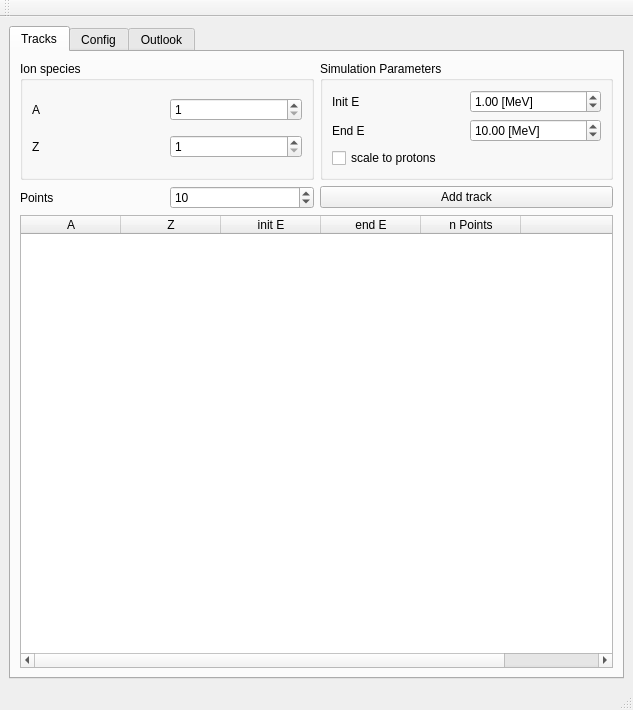
<?xml version="1.0" encoding="UTF-8"?>
<ui version="4.0">
 <class>tpPlugin</class>
 <widget class="QMainWindow" name="tpPlugin">
  <property name="geometry">
   <rect>
    <x>0</x>
    <y>0</y>
    <width>633</width>
    <height>710</height>
   </rect>
  </property>
  <property name="windowTitle">
   <string>Thomson Parabola</string>
  </property>
  <widget class="QWidget" name="centralwidget">
   <layout class="QGridLayout" name="gridLayout_8">
    <item row="0" column="0">
     <widget class="QTabWidget" name="tabWidget">
      <property name="currentIndex">
       <number>0</number>
      </property>
      <widget class="QWidget" name="tab_2">
       <attribute name="title">
        <string>Tracks</string>
       </attribute>
       <layout class="QGridLayout" name="gridLayout_3">
        <item row="0" column="0">
         <widget class="QGroupBox" name="groupBox_6">
          <property name="title">
           <string>Ion species</string>
          </property>
          <layout class="QGridLayout" name="gridLayout_2">
           <item row="0" column="0">
            <layout class="QHBoxLayout" name="horizontalLayout_6">
             <item>
              <widget class="QLabel" name="label_13">
               <property name="text">
                <string>A</string>
               </property>
              </widget>
             </item>
             <item>
              <widget class="QSpinBox" name="A_sb">
               <property name="minimum">
                <number>1</number>
               </property>
               <property name="neutrinoSave" stdset="0">
                <bool>true</bool>
               </property>
              </widget>
             </item>
            </layout>
           </item>
           <item row="1" column="0">
            <layout class="QHBoxLayout" name="horizontalLayout_5">
             <item>
              <widget class="QLabel" name="label_12">
               <property name="text">
                <string>Z</string>
               </property>
              </widget>
             </item>
             <item>
              <widget class="QSpinBox" name="Z_sb">
               <property name="minimum">
                <number>1</number>
               </property>
               <property name="neutrinoSave" stdset="0">
                <bool>true</bool>
               </property>
              </widget>
             </item>
            </layout>
           </item>
          </layout>
         </widget>
        </item>
        <item row="0" column="1">
         <widget class="QGroupBox" name="groupBox">
          <property name="title">
           <string>Simulation Parameters</string>
          </property>
          <layout class="QGridLayout" name="gridLayout">
           <item row="0" column="0">
            <layout class="QHBoxLayout" name="horizontalLayout_2">
             <item>
              <widget class="QLabel" name="label_2">
               <property name="text">
                <string>Init E</string>
               </property>
              </widget>
             </item>
             <item>
              <widget class="QDoubleSpinBox" name="initE_sb">
               <property name="minimumSize">
                <size>
                 <width>100</width>
                 <height>0</height>
                </size>
               </property>
               <property name="suffix">
                <string> [MeV]</string>
               </property>
               <property name="value">
                <double>1.000000000000000</double>
               </property>
               <property name="neutrinoSave" stdset="0">
                <bool>true</bool>
               </property>
              </widget>
             </item>
            </layout>
           </item>
           <item row="1" column="0">
            <layout class="QHBoxLayout" name="horizontalLayout">
             <item>
              <widget class="QLabel" name="label_3">
               <property name="text">
                <string>End E</string>
               </property>
              </widget>
             </item>
             <item>
              <widget class="QDoubleSpinBox" name="endE_sb">
               <property name="minimumSize">
                <size>
                 <width>100</width>
                 <height>0</height>
                </size>
               </property>
               <property name="suffix">
                <string> [MeV]</string>
               </property>
               <property name="value">
                <double>10.000000000000000</double>
               </property>
               <property name="neutrinoSave" stdset="0">
                <bool>true</bool>
               </property>
              </widget>
             </item>
            </layout>
           </item>
           <item row="2" column="0">
            <widget class="QCheckBox" name="escale_cb">
             <property name="text">
              <string>scale to protons</string>
             </property>
            </widget>
           </item>
          </layout>
         </widget>
        </item>
        <item row="1" column="0">
         <layout class="QHBoxLayout" name="horizontalLayout_3">
          <item>
           <widget class="QLabel" name="label">
            <property name="text">
             <string>Points</string>
            </property>
           </widget>
          </item>
          <item>
           <widget class="QSpinBox" name="points_sb">
            <property name="minimumSize">
             <size>
              <width>75</width>
              <height>0</height>
             </size>
            </property>
            <property name="value">
             <number>10</number>
            </property>
            <property name="neutrinoSave" stdset="0">
             <bool>true</bool>
            </property>
           </widget>
          </item>
         </layout>
        </item>
        <item row="1" column="1">
         <widget class="QPushButton" name="addTrack_pb">
          <property name="text">
           <string>Add track</string>
          </property>
         </widget>
        </item>
        <item row="2" column="0" colspan="2">
         <widget class="QTableWidget" name="trackTable">
          <property name="columnCount">
           <number>6</number>
          </property>
          <attribute name="horizontalHeaderVisible">
           <bool>true</bool>
          </attribute>
          <attribute name="horizontalHeaderHighlightSections">
           <bool>true</bool>
          </attribute>
          <column>
           <property name="text">
            <string>A</string>
           </property>
          </column>
          <column>
           <property name="text">
            <string>Z</string>
           </property>
          </column>
          <column>
           <property name="text">
            <string>init E</string>
           </property>
          </column>
          <column>
           <property name="text">
            <string>end E</string>
           </property>
          </column>
          <column>
           <property name="text">
            <string>n Points</string>
           </property>
          </column>
          <column>
           <property name="text">
            <string/>
           </property>
          </column>
         </widget>
        </item>
       </layout>
       <zorder>groupBox</zorder>
       <zorder>groupBox_6</zorder>
       <zorder>addTrack_pb</zorder>
       <zorder>trackTable</zorder>
      </widget>
      <widget class="QWidget" name="tab">
       <attribute name="title">
        <string>Config</string>
       </attribute>
       <layout class="QVBoxLayout" name="verticalLayout">
        <item>
         <widget class="QGroupBox" name="groupBox_2">
          <property name="title">
           <string>Simulation Box</string>
          </property>
          <layout class="QGridLayout" name="gridLayout_5">
           <item row="1" column="0">
            <widget class="QLabel" name="label_5">
             <property name="text">
              <string>Vertex 2</string>
             </property>
            </widget>
           </item>
           <item row="0" column="0">
            <widget class="QLabel" name="label_4">
             <property name="text">
              <string>Vertex 1</string>
             </property>
            </widget>
           </item>
           <item row="0" column="1">
            <widget class="QVecInput" name="boxV1">
             <property name="maximumSize">
              <size>
               <width>200</width>
               <height>16777215</height>
              </size>
             </property>
             <property name="font">
              <font>
               <pointsize>8</pointsize>
               <italic>true</italic>
              </font>
             </property>
             <property name="inputMask">
              <string/>
             </property>
             <property name="text">
              <string/>
             </property>
             <property name="maxLength">
              <number>32767</number>
             </property>
             <property name="frame">
              <bool>true</bool>
             </property>
             <property name="placeholderText">
              <string/>
             </property>
            </widget>
           </item>
           <item row="1" column="1">
            <widget class="QVecInput" name="boxV2">
             <property name="maximumSize">
              <size>
               <width>200</width>
               <height>16777215</height>
              </size>
             </property>
             <property name="font">
              <font>
               <pointsize>8</pointsize>
               <italic>true</italic>
              </font>
             </property>
             <property name="text">
              <string/>
             </property>
            </widget>
           </item>
           <item row="2" column="0">
            <spacer name="verticalSpacer">
             <property name="orientation">
              <enum>Qt::Vertical</enum>
             </property>
             <property name="sizeHint" stdset="0">
              <size>
               <width>20</width>
               <height>40</height>
              </size>
             </property>
            </spacer>
           </item>
           <item row="0" column="2">
            <spacer name="horizontalSpacer_2">
             <property name="orientation">
              <enum>Qt::Horizontal</enum>
             </property>
             <property name="sizeHint" stdset="0">
              <size>
               <width>40</width>
               <height>20</height>
              </size>
             </property>
            </spacer>
           </item>
          </layout>
         </widget>
        </item>
        <item>
         <widget class="QGroupBox" name="groupBox_3">
          <property name="title">
           <string>B field</string>
          </property>
          <layout class="QGridLayout" name="gridLayout_6">
           <item row="2" column="0">
            <widget class="QLabel" name="label_8">
             <property name="text">
              <string>Vec</string>
             </property>
            </widget>
           </item>
           <item row="2" column="1">
            <widget class="QVecInput" name="Bvec">
             <property name="maximumSize">
              <size>
               <width>200</width>
               <height>16777215</height>
              </size>
             </property>
             <property name="font">
              <font>
               <pointsize>8</pointsize>
               <italic>true</italic>
              </font>
             </property>
             <property name="text">
              <string/>
             </property>
            </widget>
           </item>
           <item row="1" column="0">
            <widget class="QLabel" name="label_6">
             <property name="text">
              <string>Box</string>
             </property>
            </widget>
           </item>
           <item row="0" column="1">
            <widget class="QVecInput" name="Bcenter">
             <property name="maximumSize">
              <size>
               <width>200</width>
               <height>16777215</height>
              </size>
             </property>
             <property name="font">
              <font>
               <pointsize>8</pointsize>
               <italic>true</italic>
              </font>
             </property>
             <property name="text">
              <string/>
             </property>
            </widget>
           </item>
           <item row="1" column="1">
            <widget class="QVecInput" name="Bbox">
             <property name="maximumSize">
              <size>
               <width>200</width>
               <height>16777215</height>
              </size>
             </property>
             <property name="font">
              <font>
               <pointsize>8</pointsize>
               <italic>true</italic>
              </font>
             </property>
             <property name="text">
              <string/>
             </property>
            </widget>
           </item>
           <item row="0" column="0">
            <widget class="QLabel" name="label_7">
             <property name="text">
              <string>Center</string>
             </property>
            </widget>
           </item>
           <item row="3" column="1">
            <spacer name="verticalSpacer_2">
             <property name="orientation">
              <enum>Qt::Vertical</enum>
             </property>
             <property name="sizeHint" stdset="0">
              <size>
               <width>20</width>
               <height>40</height>
              </size>
             </property>
            </spacer>
           </item>
           <item row="0" column="2">
            <spacer name="horizontalSpacer_3">
             <property name="orientation">
              <enum>Qt::Horizontal</enum>
             </property>
             <property name="sizeHint" stdset="0">
              <size>
               <width>40</width>
               <height>20</height>
              </size>
             </property>
            </spacer>
           </item>
          </layout>
         </widget>
        </item>
        <item>
         <widget class="QGroupBox" name="groupBox_4">
          <property name="title">
           <string>E field</string>
          </property>
          <layout class="QGridLayout" name="gridLayout_7">
           <item row="0" column="1">
            <widget class="QVecInput" name="Ecenter">
             <property name="maximumSize">
              <size>
               <width>200</width>
               <height>16777215</height>
              </size>
             </property>
             <property name="font">
              <font>
               <pointsize>8</pointsize>
               <italic>true</italic>
              </font>
             </property>
             <property name="text">
              <string/>
             </property>
            </widget>
           </item>
           <item row="2" column="1">
            <widget class="QVecInput" name="Evec">
             <property name="maximumSize">
              <size>
               <width>200</width>
               <height>16777215</height>
              </size>
             </property>
             <property name="font">
              <font>
               <pointsize>8</pointsize>
               <italic>true</italic>
              </font>
             </property>
             <property name="text">
              <string/>
             </property>
            </widget>
           </item>
           <item row="0" column="0">
            <widget class="QLabel" name="label_11">
             <property name="text">
              <string>Center</string>
             </property>
            </widget>
           </item>
           <item row="1" column="1">
            <widget class="QVecInput" name="Ebox">
             <property name="maximumSize">
              <size>
               <width>200</width>
               <height>16777215</height>
              </size>
             </property>
             <property name="font">
              <font>
               <pointsize>8</pointsize>
               <italic>true</italic>
              </font>
             </property>
             <property name="text">
              <string/>
             </property>
            </widget>
           </item>
           <item row="2" column="0">
            <widget class="QLabel" name="label_9">
             <property name="text">
              <string>Vec</string>
             </property>
            </widget>
           </item>
           <item row="3" column="1">
            <spacer name="verticalSpacer_3">
             <property name="orientation">
              <enum>Qt::Vertical</enum>
             </property>
             <property name="sizeHint" stdset="0">
              <size>
               <width>20</width>
               <height>40</height>
              </size>
             </property>
            </spacer>
           </item>
           <item row="1" column="0">
            <widget class="QLabel" name="label_10">
             <property name="text">
              <string>Box</string>
             </property>
            </widget>
           </item>
           <item row="1" column="2">
            <spacer name="horizontalSpacer_4">
             <property name="orientation">
              <enum>Qt::Horizontal</enum>
             </property>
             <property name="sizeHint" stdset="0">
              <size>
               <width>40</width>
               <height>20</height>
              </size>
             </property>
            </spacer>
           </item>
          </layout>
         </widget>
        </item>
        <item>
         <widget class="QFrame" name="frame">
          <property name="frameShape">
           <enum>QFrame::StyledPanel</enum>
          </property>
          <property name="frameShadow">
           <enum>QFrame::Raised</enum>
          </property>
          <layout class="QHBoxLayout" name="horizontalLayout_4">
           <item>
            <spacer name="horizontalSpacer">
             <property name="orientation">
              <enum>Qt::Horizontal</enum>
             </property>
             <property name="sizeHint" stdset="0">
              <size>
               <width>353</width>
               <height>20</height>
              </size>
             </property>
            </spacer>
           </item>
           <item>
            <widget class="QPushButton" name="loadConfig_pb">
             <property name="text">
              <string>Load</string>
             </property>
            </widget>
           </item>
           <item>
            <widget class="QPushButton" name="saveConfig_pb">
             <property name="text">
              <string>Save</string>
             </property>
            </widget>
           </item>
          </layout>
         </widget>
        </item>
       </layout>
      </widget>
      <widget class="QWidget" name="drawTab">
       <attribute name="title">
        <string>Outlook</string>
       </attribute>
       <layout class="QGridLayout" name="gridLayout_4">
        <item row="0" column="0">
         <widget class="QWidget" name="tpDrawWidget" native="true"/>
        </item>
       </layout>
      </widget>
     </widget>
    </item>
   </layout>
  </widget>
  <widget class="QStatusBar" name="statusbar"/>
  <widget class="QToolBar" name="toolBar">
   <property name="windowTitle">
    <string>toolBar</string>
   </property>
   <attribute name="toolBarArea">
    <enum>TopToolBarArea</enum>
   </attribute>
   <attribute name="toolBarBreak">
    <bool>false</bool>
   </attribute>
  </widget>
  <action name="actionLoad_config">
   <property name="text">
    <string>&amp;Load config</string>
   </property>
  </action>
 </widget>
 <customwidgets>
  <customwidget>
   <class>QVecInput</class>
   <extends>QLineEdit</extends>
   <header>qvecinput.h</header>
  </customwidget>
 </customwidgets>
 <tabstops>
  <tabstop>points_sb</tabstop>
  <tabstop>initE_sb</tabstop>
  <tabstop>endE_sb</tabstop>
  <tabstop>tabWidget</tabstop>
  <tabstop>boxV1</tabstop>
  <tabstop>boxV2</tabstop>
  <tabstop>Bcenter</tabstop>
  <tabstop>Bbox</tabstop>
  <tabstop>Bvec</tabstop>
  <tabstop>Ecenter</tabstop>
  <tabstop>Ebox</tabstop>
  <tabstop>Evec</tabstop>
  <tabstop>loadConfig_pb</tabstop>
  <tabstop>saveConfig_pb</tabstop>
 </tabstops>
 <resources/>
 <connections/>
</ui>
